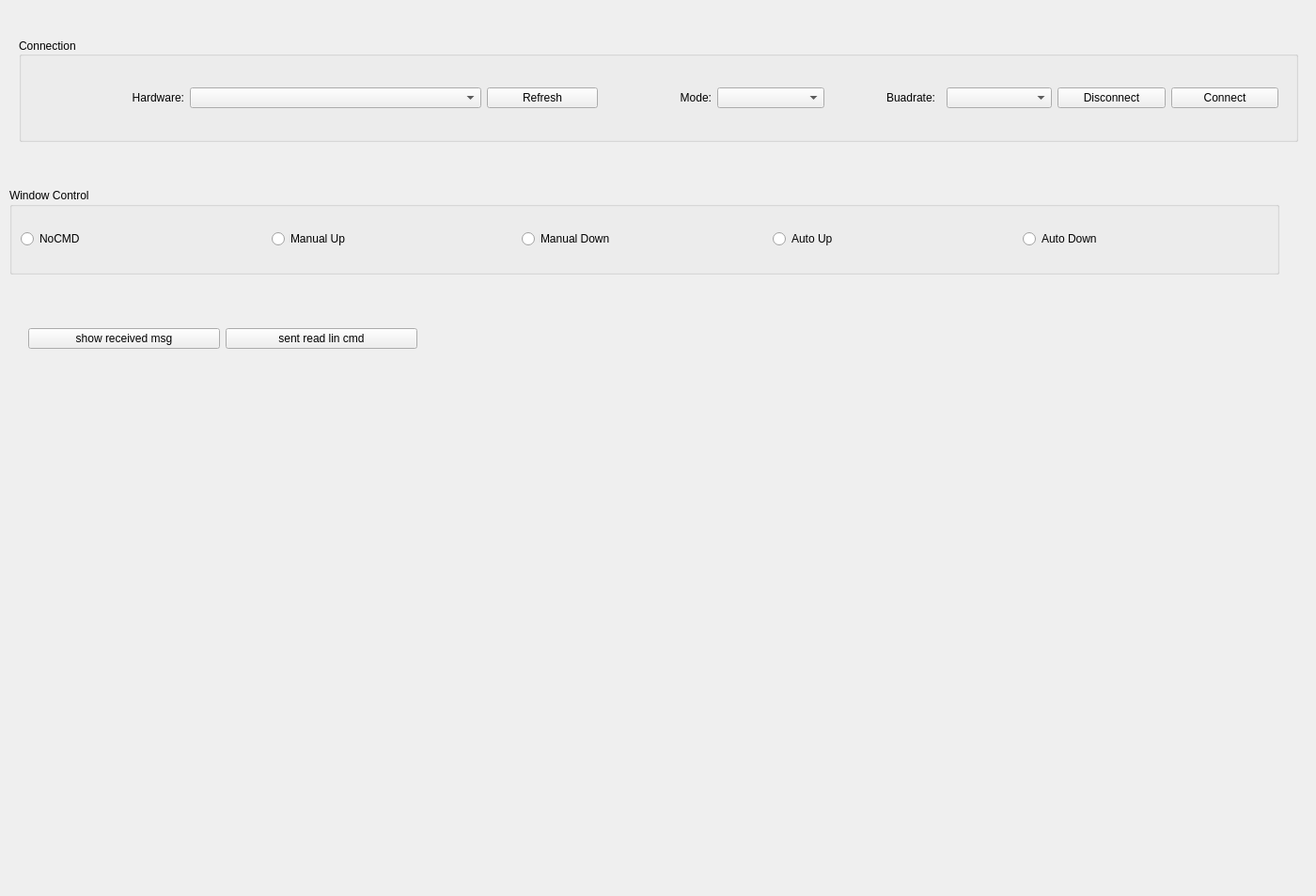
<?xml version="1.0" encoding="UTF-8"?>
<ui version="4.0">
 <class>Form</class>
 <widget class="QWidget" name="Form">
  <property name="geometry">
   <rect>
    <x>0</x>
    <y>0</y>
    <width>1400</width>
    <height>953</height>
   </rect>
  </property>
  <property name="windowTitle">
   <string>Mosfet_tool</string>
  </property>
  <widget class="QGroupBox" name="groupBox_connect">
   <property name="geometry">
    <rect>
     <x>20</x>
     <y>40</y>
     <width>1361</width>
     <height>111</height>
    </rect>
   </property>
   <property name="title">
    <string>Connection</string>
   </property>
   <property name="alignment">
    <set>Qt::AlignLeading|Qt::AlignLeft|Qt::AlignVCenter</set>
   </property>
   <layout class="QHBoxLayout" name="horizontalLayout_8" stretch="4,1,2,2,2">
    <property name="leftMargin">
     <number>18</number>
    </property>
    <property name="topMargin">
     <number>18</number>
    </property>
    <property name="rightMargin">
     <number>18</number>
    </property>
    <property name="bottomMargin">
     <number>18</number>
    </property>
    <item>
     <layout class="QHBoxLayout" name="horizontalLayout" stretch="1,2">
      <property name="sizeConstraint">
       <enum>QLayout::SetNoConstraint</enum>
      </property>
      <item>
       <widget class="QLabel" name="label_hardware">
        <property name="text">
         <string>Hardware:</string>
        </property>
        <property name="alignment">
         <set>Qt::AlignRight|Qt::AlignTrailing|Qt::AlignVCenter</set>
        </property>
       </widget>
      </item>
      <item>
       <widget class="QComboBox" name="cbBox_hardware">
        <property name="sizeIncrement">
         <size>
          <width>2</width>
          <height>2</height>
         </size>
        </property>
        <property name="iconSize">
         <size>
          <width>35</width>
          <height>36</height>
         </size>
        </property>
       </widget>
      </item>
     </layout>
    </item>
    <item>
     <layout class="QHBoxLayout" name="horizontalLayout_7">
      <item>
       <widget class="QPushButton" name="pushBtn_refresh">
        <property name="text">
         <string>Refresh</string>
        </property>
       </widget>
      </item>
     </layout>
    </item>
    <item>
     <layout class="QHBoxLayout" name="horizontalLayout_5" stretch="1,1">
      <item>
       <widget class="QLabel" name="label_mode">
        <property name="enabled">
         <bool>true</bool>
        </property>
        <property name="text">
         <string>Mode:</string>
        </property>
        <property name="alignment">
         <set>Qt::AlignRight|Qt::AlignTrailing|Qt::AlignVCenter</set>
        </property>
       </widget>
      </item>
      <item>
       <widget class="QComboBox" name="cbBox_mode">
        <property name="enabled">
         <bool>true</bool>
        </property>
       </widget>
      </item>
     </layout>
    </item>
    <item>
     <layout class="QHBoxLayout" name="horizontalLayout_6" stretch="1,1">
      <property name="spacing">
       <number>12</number>
      </property>
      <property name="sizeConstraint">
       <enum>QLayout::SetNoConstraint</enum>
      </property>
      <item>
       <widget class="QLabel" name="label_buadrate">
        <property name="enabled">
         <bool>true</bool>
        </property>
        <property name="text">
         <string>Buadrate:</string>
        </property>
        <property name="alignment">
         <set>Qt::AlignRight|Qt::AlignTrailing|Qt::AlignVCenter</set>
        </property>
       </widget>
      </item>
      <item>
       <widget class="QComboBox" name="cbBox_buadrate">
        <property name="enabled">
         <bool>true</bool>
        </property>
        <property name="sizePolicy">
         <sizepolicy hsizetype="Preferred" vsizetype="Fixed">
          <horstretch>1</horstretch>
          <verstretch>0</verstretch>
         </sizepolicy>
        </property>
        <property name="layoutDirection">
         <enum>Qt::LeftToRight</enum>
        </property>
        <property name="autoFillBackground">
         <bool>false</bool>
        </property>
        <property name="sizeAdjustPolicy">
         <enum>QComboBox::AdjustToContentsOnFirstShow</enum>
        </property>
        <property name="iconSize">
         <size>
          <width>36</width>
          <height>32</height>
         </size>
        </property>
       </widget>
      </item>
     </layout>
    </item>
    <item>
     <layout class="QHBoxLayout" name="horizontalLayout_4">
      <item>
       <widget class="QPushButton" name="pushBtn_disconnect">
        <property name="enabled">
         <bool>true</bool>
        </property>
        <property name="text">
         <string>Disconnect</string>
        </property>
        <property name="flat">
         <bool>false</bool>
        </property>
       </widget>
      </item>
      <item>
       <widget class="QPushButton" name="pushBtn_connect">
        <property name="enabled">
         <bool>true</bool>
        </property>
        <property name="text">
         <string>Connect</string>
        </property>
        <property name="checkable">
         <bool>false</bool>
        </property>
        <property name="default">
         <bool>false</bool>
        </property>
        <property name="flat">
         <bool>false</bool>
        </property>
       </widget>
      </item>
     </layout>
    </item>
   </layout>
  </widget>
  <widget class="QGroupBox" name="groupBox_Action">
   <property name="enabled">
    <bool>true</bool>
   </property>
   <property name="geometry">
    <rect>
     <x>10</x>
     <y>200</y>
     <width>1351</width>
     <height>92</height>
    </rect>
   </property>
   <property name="title">
    <string>Window Control</string>
   </property>
   <layout class="QHBoxLayout" name="horizontalLayout_2">
    <item>
     <layout class="QHBoxLayout" name="horizontalLayout_3">
      <item>
       <widget class="QRadioButton" name="radioBtn_nocmd">
        <property name="text">
         <string>NoCMD</string>
        </property>
       </widget>
      </item>
      <item>
       <widget class="QRadioButton" name="radioBtn_manualup">
        <property name="text">
         <string>Manual Up</string>
        </property>
       </widget>
      </item>
      <item>
       <widget class="QRadioButton" name="radioBtn_manualdown">
        <property name="text">
         <string>Manual Down</string>
        </property>
       </widget>
      </item>
      <item>
       <widget class="QRadioButton" name="radioBtn_autoup">
        <property name="text">
         <string>Auto Up</string>
        </property>
       </widget>
      </item>
      <item>
       <widget class="QRadioButton" name="radioBtn_autodown">
        <property name="text">
         <string>Auto Down</string>
        </property>
       </widget>
      </item>
     </layout>
    </item>
   </layout>
  </widget>
  <widget class="QWidget" name="horizontalLayoutWidget">
   <property name="geometry">
    <rect>
     <x>30</x>
     <y>320</y>
     <width>1231</width>
     <height>80</height>
    </rect>
   </property>
   <layout class="QHBoxLayout" name="HLayout_Readmsg" stretch="1,1,4">
    <item>
     <widget class="QPushButton" name="pushBtn_showmsg">
      <property name="text">
       <string>show received msg</string>
      </property>
     </widget>
    </item>
    <item>
     <widget class="QPushButton" name="pushBtn_Linread">
      <property name="text">
       <string>sent read lin cmd</string>
      </property>
     </widget>
    </item>
    <item>
     <spacer name="horizontalSpacer">
      <property name="orientation">
       <enum>Qt::Horizontal</enum>
      </property>
      <property name="sizeHint" stdset="0">
       <size>
        <width>40</width>
        <height>20</height>
       </size>
      </property>
     </spacer>
    </item>
   </layout>
  </widget>
  <widget class="QWidget" name="horizontalLayoutWidget_2">
   <property name="geometry">
    <rect>
     <x>40</x>
     <y>430</y>
     <width>1261</width>
     <height>491</height>
    </rect>
   </property>
   <layout class="QHBoxLayout" name="HLayout_showpic"/>
  </widget>
 </widget>
 <resources/>
 <connections/>
</ui>
